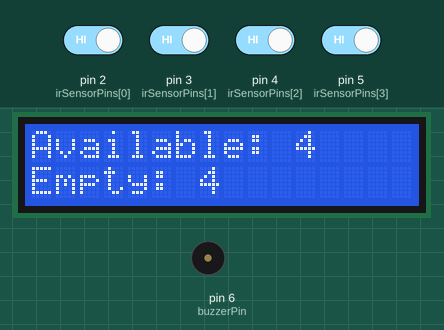
A sketch run on a simulated Arduino Uno, built with avr-gcc and run on an emulated ATmega328P. On the bench: 16×2 character LCD, buzzer (waves = sounding, pin HIGH). Inputs (shaded band) come from the test bench; at power-on: pin 2 (irSensorPins[0]), pin 3 (irSensorPins[1]), pin 4 (irSensorPins[2]), pin 5 (irSensorPins[3]) HIGH.

Above: at 1.2 s.
1.3 s: pin 2 (irSensorPins[0]) driven LOW
At 2.5 s:
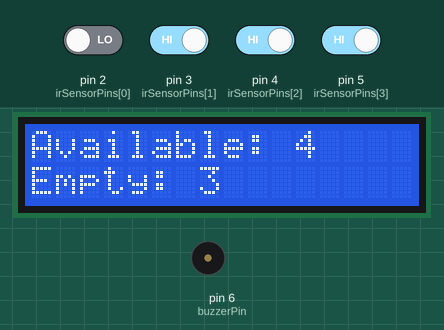
2.8 s: pin 3 (irSensorPins[1]) driven LOW
At 3.5 s:
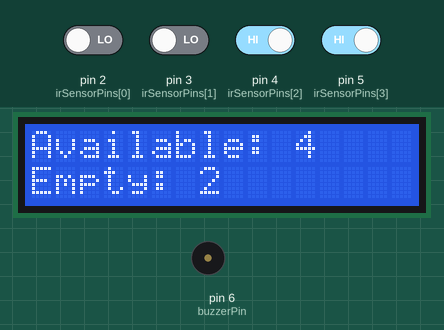
4.3 s: pin 4 (irSensorPins[2]) driven LOW
At 4.8 s:
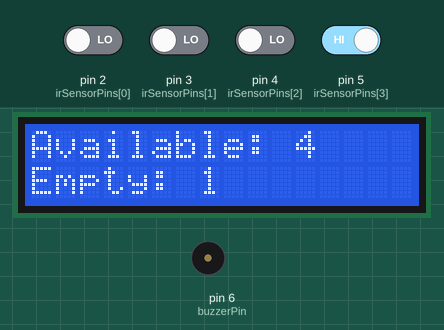
5.8 s: pin 5 (irSensorPins[3]) driven LOW
At 7.0 s:
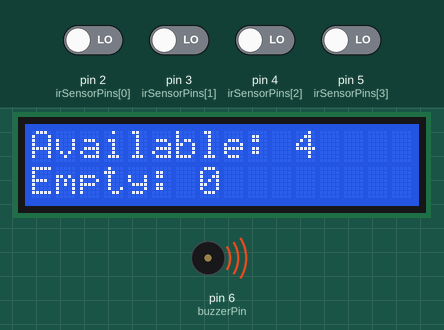
7.3 s: pin 5 (irSensorPins[3]) driven HIGH
At 8.1 s:
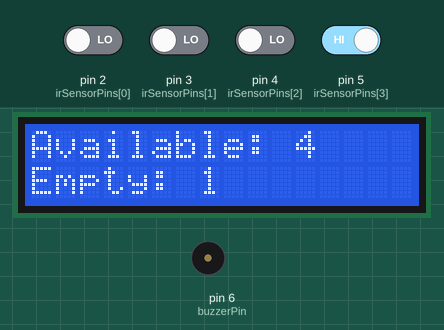
Timing chart, 0 to 9.8 s (numbered marks = the images above; inputs shaded):
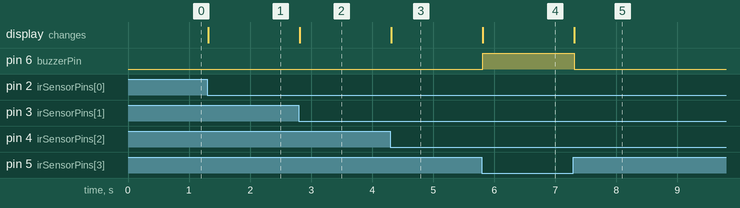

Measured:
- after the input at 1.3 s, the display: changes at once (image 1)
- after the input at 2.8 s, the display: changes at once (image 2)
- after the input at 4.3 s, the display: changes at once (image 3)
- after the input at 5.8 s, pin 6 (buzzerPin): LOW → HIGH at once; the display: changes at once (image 4)
- after the input at 7.3 s, pin 6 (buzzerPin): HIGH → LOW at once; the display: changes at once (image 5)

The sketch:

ledddd.ino
```cpp
#include <Wire.h>
#include <LiquidCrystal_I2C.h>
#include <SoftwareSerial.h>

SoftwareSerial bluetooth(10, 11); // RX, TX pins for Bluetooth module
LiquidCrystal_I2C lcd(0x27, 16, 2); // Address, columns, rows for LCD

const int irSensorPins[] = {2, 3, 4, 5}; // IR sensor pins
const int buzzerPin = 6; // Buzzer pin
int availableSlots = 4; // Total number of parking slots

void setup() {
  for (int i = 0; i < 4; i++) {
    pinMode(irSensorPins[i], INPUT);
  }
  pinMode(buzzerPin, OUTPUT);
  lcd.init();
  lcd.backlight();
  lcd.print("Available: " + String(availableSlots));
  bluetooth.begin(9600);
}

void loop() {
  int filledSlots = 0;

  for (int i = 0; i < 4; i++) {
    if (digitalRead(irSensorPins[i]) == LOW) {
      filledSlots++;
    }
  }

  int emptySlots = availableSlots - filledSlots;
  lcd.setCursor(0, 1);
  lcd.print("Empty: " + String(emptySlots) + " ");

  if (emptySlots == 0) {
    digitalWrite(buzzerPin, HIGH);
  } else {
    digitalWrite(buzzerPin, LOW);
  }

  // Send data to mobile device via Bluetooth
  if (bluetooth.available()) {
    char command = bluetooth.read();

    if (command == 'A') { // Request for available slots
      bluetooth.print(emptySlots);
    }
  }
}
```
